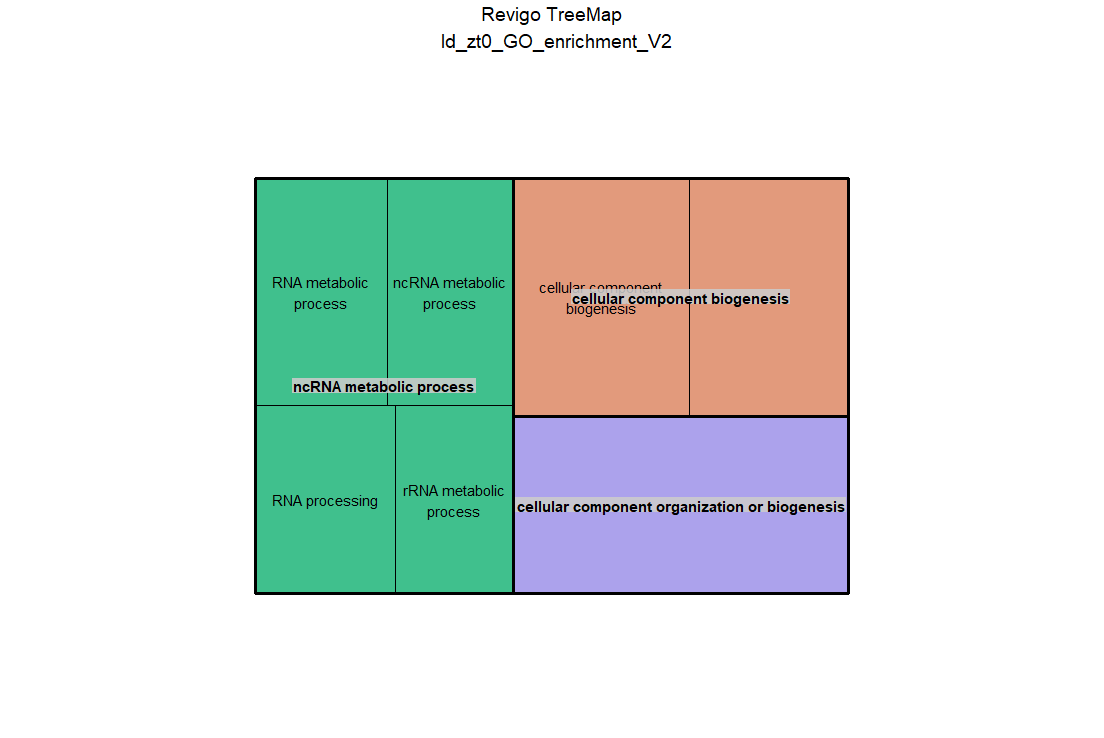

This figure's R source:
# A treemap R script produced by the Revigo server at http://revigo.irb.hr/
# If you found Revigo useful in your work, please cite the following reference:
# Supek F et al. "REVIGO summarizes and visualizes long lists of Gene Ontology
# terms" PLoS ONE 2011. doi:10.1371/journal.pone.0021800

# author: Anton Kratz <anton.kratz@gmail.com>, RIKEN Omics Science Center, Functional Genomics Technology Team, Japan
# created: Fri, Nov 02, 2012  7:25:52 PM
# last change: Fri, Nov 09, 2012  3:20:01 PM

# -----------------------------------------------------------------------------
# If you don't have the treemap package installed, uncomment the following line:
# install.packages( "treemap" );
library(treemap) 								# treemap package by Martijn Tennekes

# Set the working directory if necessary
# setwd("C:/Users/username/workingdir");

# --------------------------------------------------------------------------
# Here is your data from Revigo. Scroll down for plot configuration options.

revigo.names <- c("term_ID","description","frequency","uniqueness","dispensability","representative");
revigo.data <- rbind(c("GO:0034660","ncRNA metabolic process",3.769763500568378,0.4702871438929144,0.0154783,"ncRNA metabolic process"),
c("GO:0006396","RNA processing",4.055292831628201,0.42867913007487374,0.53354483,"ncRNA metabolic process"),
c("GO:0016070","RNA metabolic process",13.53069692267082,0.4888234262580807,0.5079932,"ncRNA metabolic process"),
c("GO:0016072","rRNA metabolic process",1.1833519865547792,0.3636572551276465,0.44836608,"ncRNA metabolic process"),
c("GO:0044085","cellular component biogenesis",4.796572117984153,0.6837959957904567,0,"cellular component biogenesis"),
c("GO:0042254","ribosome biogenesis",1.6536972228253697,0.6207085464217718,0.59874765,"cellular component biogenesis"),
c("GO:0071840","cellular component organization or biogenesis",9.440442605554349,0.967167244357849,0.01811084,"cellular component organization or biogenesis"));

stuff <- data.frame(revigo.data);
names(stuff) <- revigo.names;

stuff$frequency <- as.numeric( as.character(stuff$frequency) );
stuff$uniqueness <- as.numeric( as.character(stuff$uniqueness) );
stuff$dispensability <- as.numeric( as.character(stuff$dispensability) );

# check the tmPlot command documentation for all possible parameters - there are a lot more
treemap(
  stuff,
  index = c("representative","description"),
  vSize = "uniqueness",
  type = "categorical",
  vColor = "representative",
  title = "Revigo TreeMap
  ld_zt0_GO_enrichment_V2",
  inflate.labels = FALSE,      # set this to TRUE for space-filling group labels - good for posters
  lowerbound.cex.labels = 0,   # try to draw as many labels as possible (still, some small squares may not get a label)
  position.legend = "none"
)

dev.off()
